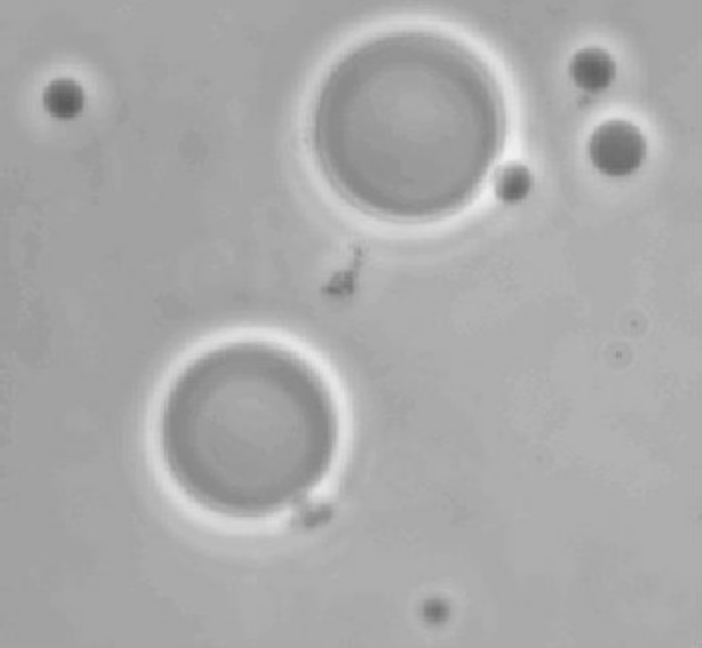
%> input picture DIPUM2E_International_Original_Book_Images/DIPUM2E_International_Original_Book_Images/DIPUM2E_International_Ed_CH10_Images/Fig1014(a).tif, 702 x 648 px
$ octave e7_8.m   (GNU Octave 9; MATLAB toolbox functions it lacks are replaced by stand-ins)
%> lines starting %> are read from the running program, lines starting %| are printed output that depends on the picture; in (x1, y1, x2, y2) boxes, pixels count from 0 and x2, y2 are one past the last pixel; in counts of white or black regions, pixels touching at a corner belong together; the program's own positions count from 1
clc,clear,close all;
f = imread('Fig1014(a).tif');
%> f is the input picture: size 648x702 uint8; min 90, max 241, mean 169.6
figure
subplot(221),imshow(f)
subplot(222),imhist(f)
count = 0;
T = mean2(f);
%> T = 169.6
done = false;
while ~done
    count = count +1;
    g = f > T;
    Tnext = 0.5*(mean(f(g)) + mean(f(~g)));
    done = abs(T - Tnext) < 0.5;
    T = Tnext;
end
%> this loop made 1 pass
%> (Tnext, done, T) on pass 1: (169.4, true, 169.4)
%> pass 1, `g = f > T;`:
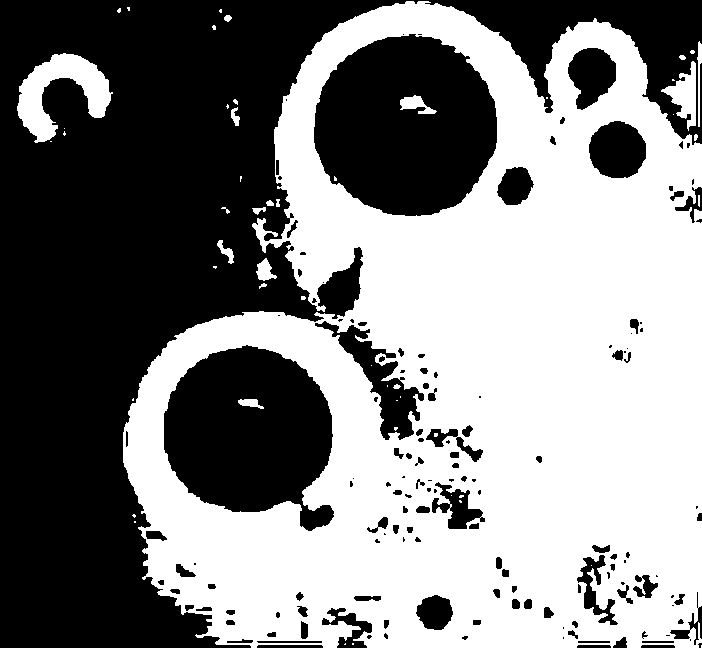
%> g: size 648x702 logical; 51.2% white; 151 black regions (56 under 20 px), largest, box (x1, y1, x2, y2) and area: (0, 0, 702, 648) 154855, (314, 34, 497, 216) 25527, (164, 345, 334, 531) 22504
%> after the loop, count = 1
f2 = im2bw(f, T/255);
g = im2bw(f2,T/255);
subplot(223),imshow(g)
[T, SM] = graythresh(f);
%> T = 0.71; SM = 0.466
g = im2bw(f,T);
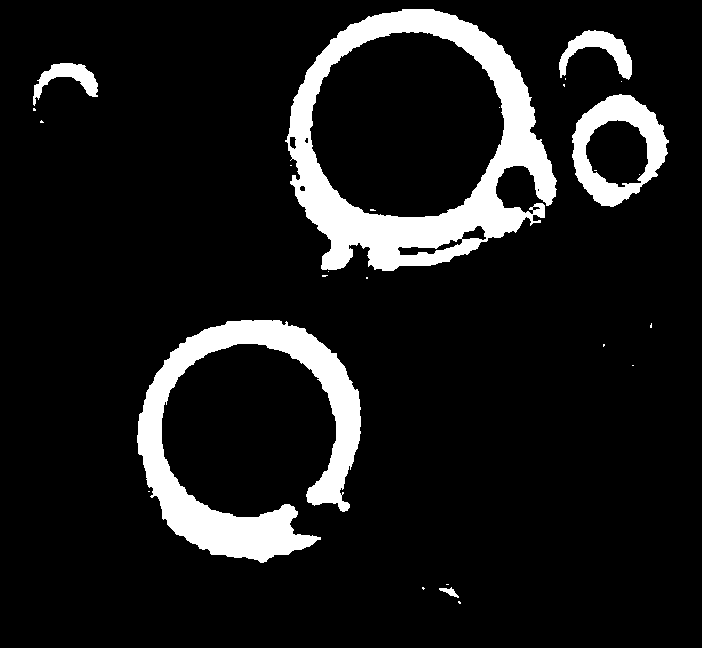
%> g: size 648x702 logical; 10.5% white; 26 white regions (20 under 20 px), largest, box (x1, y1, x2, y2) and area: (285, 9, 557, 271) 22892, (137, 320, 361, 563) 17674, (572, 94, 669, 207) 4664, (559, 30, 632, 80) 1454, (33, 63, 98, 106) 1064, (439, 587, 459, 598) 92
subplot(224),imshow(g)
%> after `imshow(g)`:
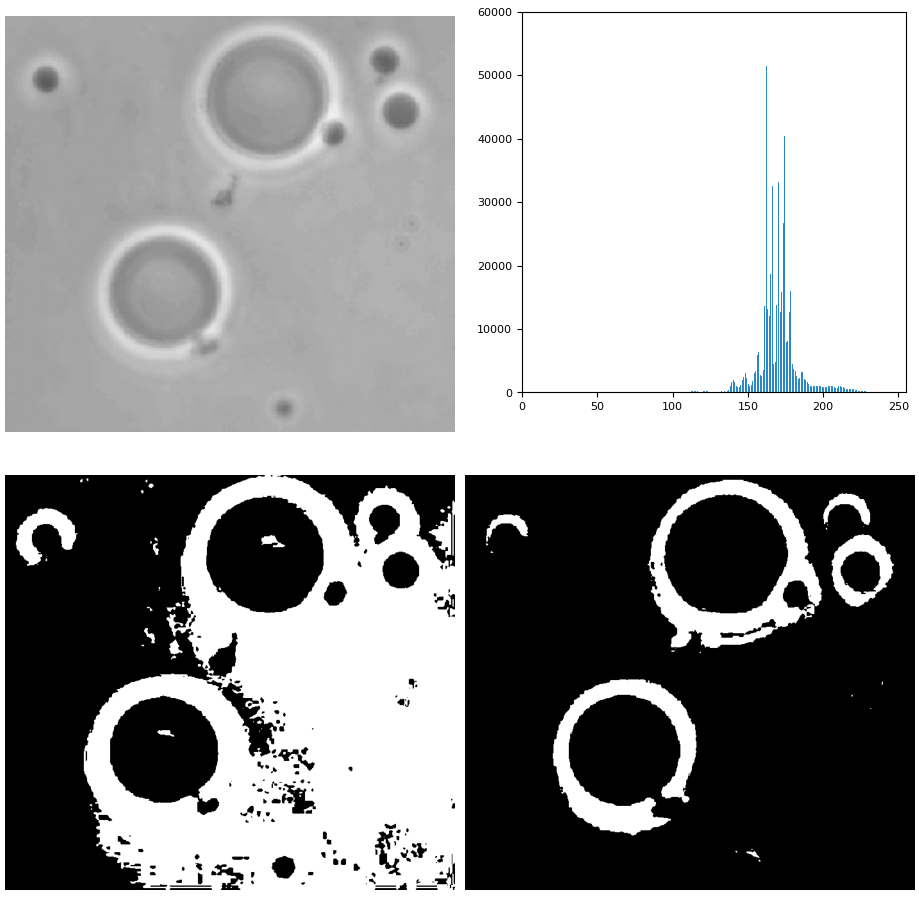
%> figure redrawn from the program's plot data, 4 panels

$ run again, with DIPUM2E_International_Original_Book_Images/DIPUM2E_International_Original_Book_Images/DIPUM2E_International_Ed_CH10_Images/Fig1004(a).tif copied over DIPUM2E_International_Original_Book_Images/DIPUM2E_International_Original_Book_Images/DIPUM2E_International_Ed_CH10_Images/Fig1014(a).tif
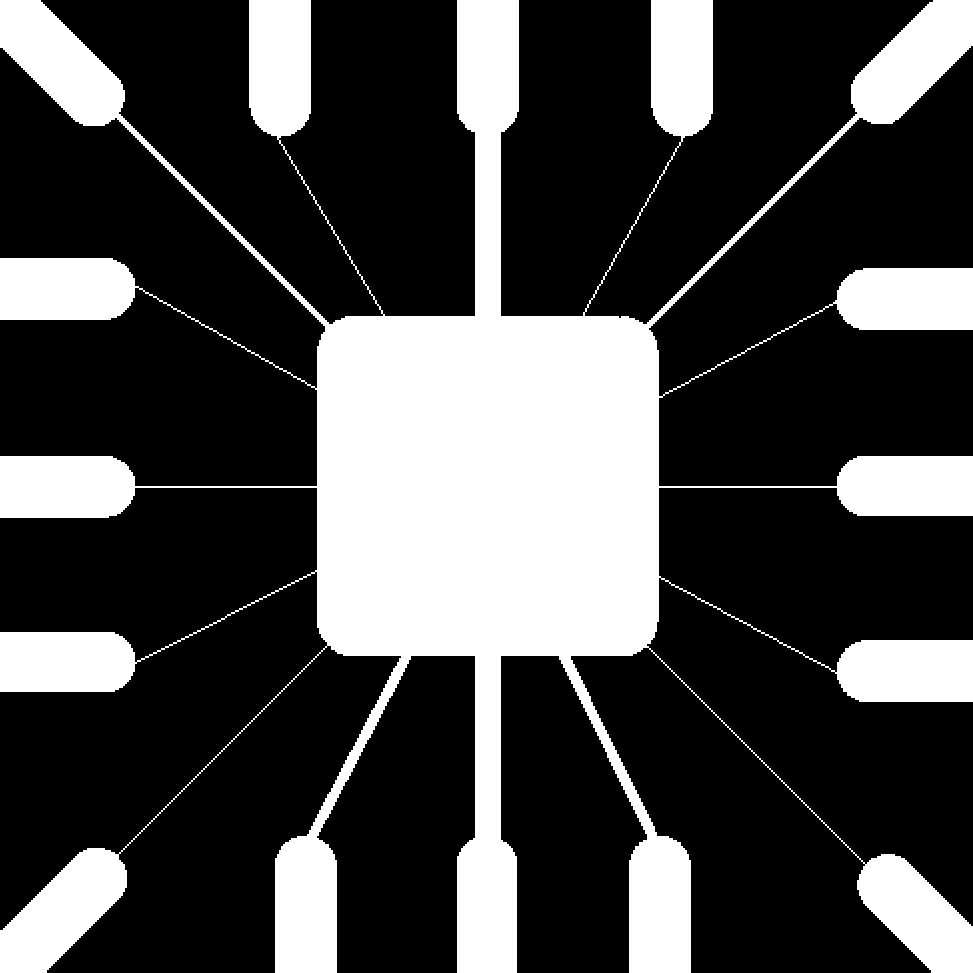
%> input picture DIPUM2E_International_Original_Book_Images/DIPUM2E_International_Original_Book_Images/DIPUM2E_International_Ed_CH10_Images/Fig1004(a).tif, 973 x 973 px
%> f is the input picture: size 973x973 uint8; 28.1% white; 1 white region, box (x1, y1, x2, y2) and area: (0, 0, 973, 973) 265583
%> `T = mean2(f);`: T = 71.53
%> the loop `while ~done` made 2 passes
%> (Tnext, done, T) on passes 1 to 2: (127.5, false, 127.5), (127.5, true, 127.5)
%> after the loop `while ~done`: count = 2
%> `[T, SM] = graythresh(f);`: T = 0.498; SM = 1
%> `imshow(g)`:
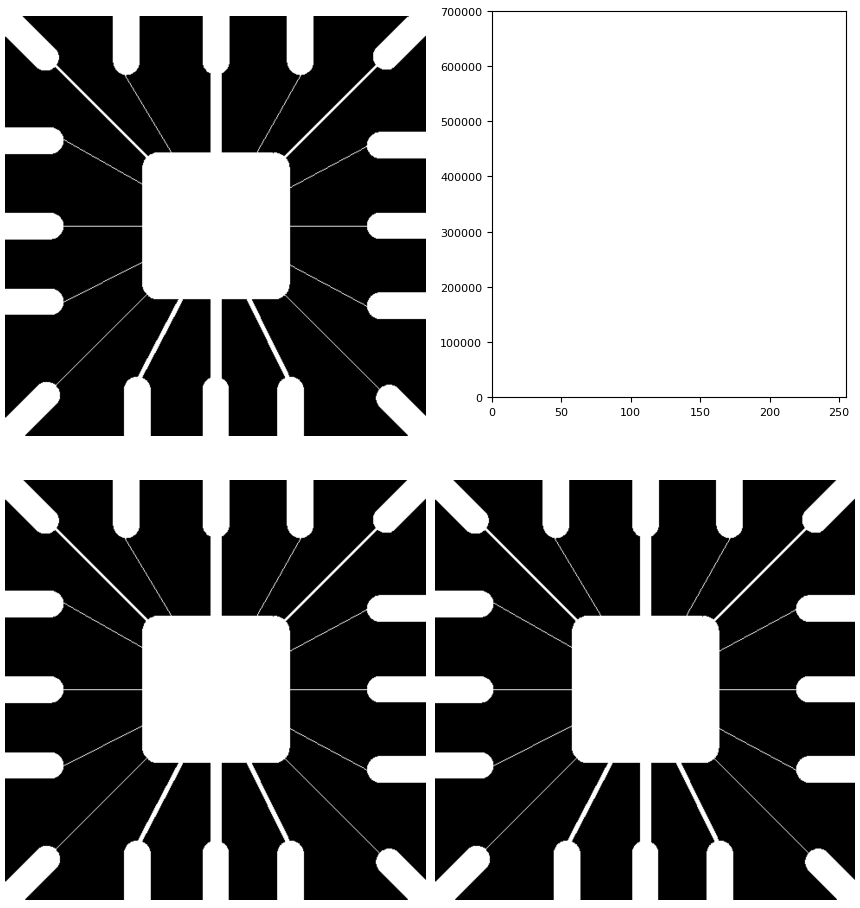
%> figure redrawn from the program's plot data, 4 panels

$ run again, with DIPUM2E_International_Original_Book_Images/DIPUM2E_International_Original_Book_Images/DIPUM2E_International_Ed_CH10_Images/Fig1006(a).tif copied over DIPUM2E_International_Original_Book_Images/DIPUM2E_International_Original_Book_Images/DIPUM2E_International_Ed_CH10_Images/Fig1014(a).tif
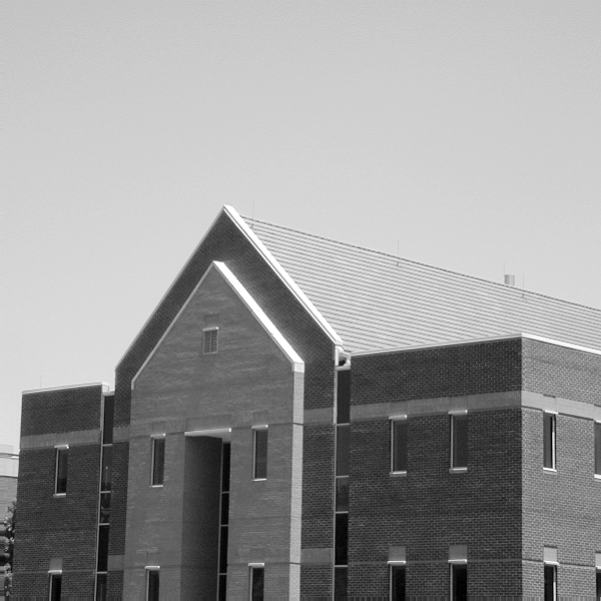
%> input picture DIPUM2E_International_Original_Book_Images/DIPUM2E_International_Original_Book_Images/DIPUM2E_International_Ed_CH10_Images/Fig1006(a).tif, 601 x 601 px
%> f is the input picture: size 601x601 uint8; min 0, max 255, mean 152.8
%> `T = mean2(f);`: T = 152.8
%> the loop `while ~done` made 3 passes
%> (Tnext, done, T) on passes 1 to 3: (142.7, false, 142.7), (141, false, 141), (140.8, true, 140.8)
%> pass 1, `g = f > T;`:
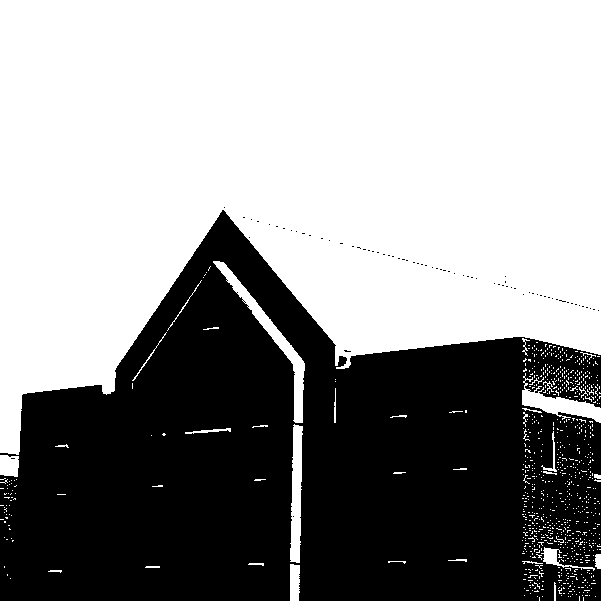
%> g: size 601x601 logical; 58% white; 72 black regions (71 under 20 px), largest, box (x1, y1, x2, y2) and area: (0, 210, 601, 601) 151735
%> after the loop `while ~done`: count = 3
%> f2: size 601x601 logical; 59.5% white; 181 black regions (173 under 20 px), largest, box (x1, y1, x2, y2) and area: (0, 210, 601, 601) 145179, (588, 393, 601, 407) 67, (559, 388, 574, 400) 60
%> `[T, SM] = graythresh(f);`: T = 0.549; SM = 0.895
%> `imshow(g)`:
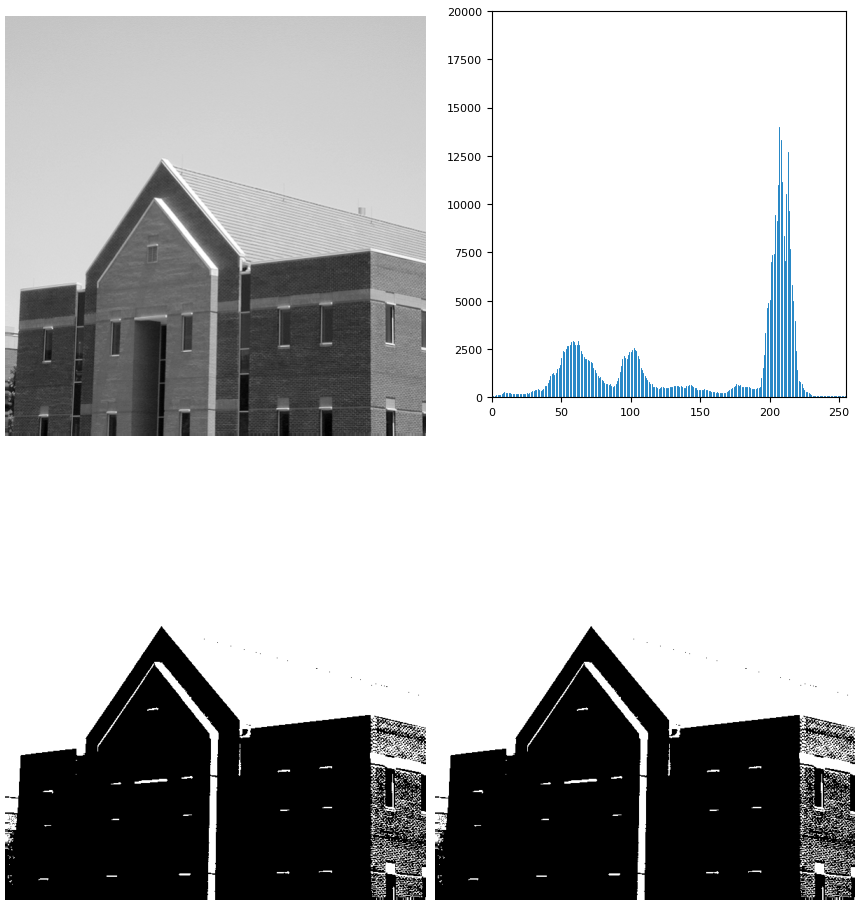
%> figure redrawn from the program's plot data, 4 panels

$ run again, with DIPUM2E_International_Original_Book_Images/DIPUM2E_International_Original_Book_Images/DIPUM2E_International_Ed_CH10_Images/Fig1013(a).tif copied over DIPUM2E_International_Original_Book_Images/DIPUM2E_International_Original_Book_Images/DIPUM2E_International_Ed_CH10_Images/Fig1014(a).tif
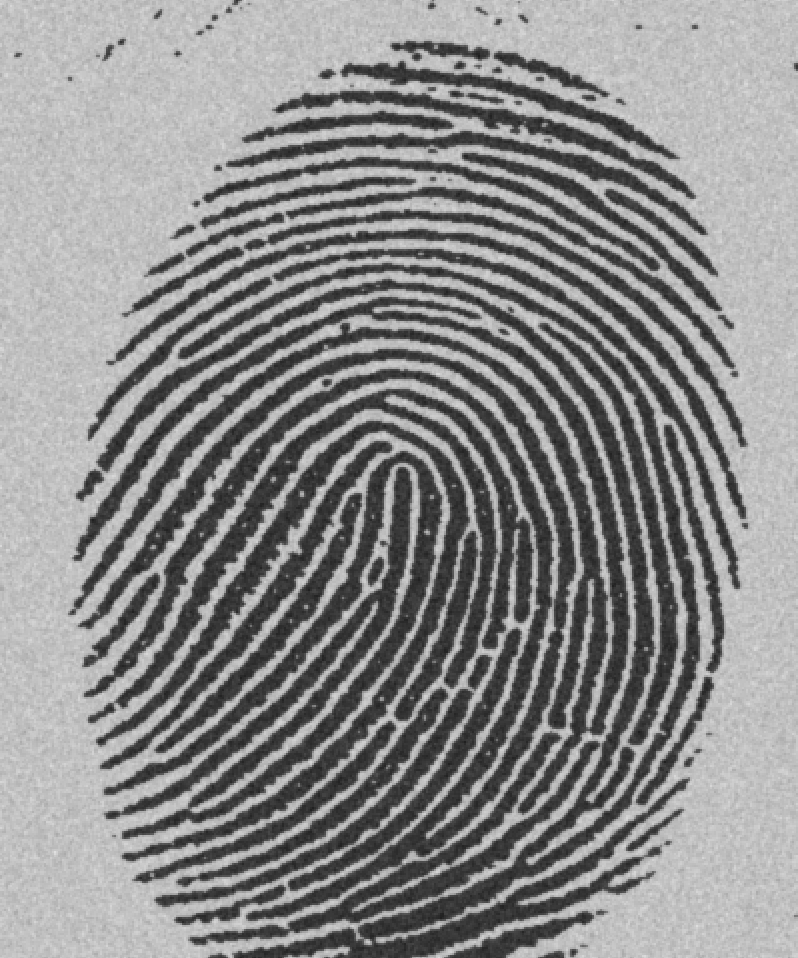
%> input picture DIPUM2E_International_Original_Book_Images/DIPUM2E_International_Original_Book_Images/DIPUM2E_International_Ed_CH10_Images/Fig1013(a).tif, 798 x 958 px
%> f is the input picture: size 958x798 uint8; min 29, max 224, mean 140
%> `T = mean2(f);`: T = 140
%> the loop `while ~done` made 2 passes
%> (Tnext, done, T) on passes 1 to 2: (125.6, false, 125.6), (125.4, true, 125.4)
%> pass 1, `g = f > T;`:
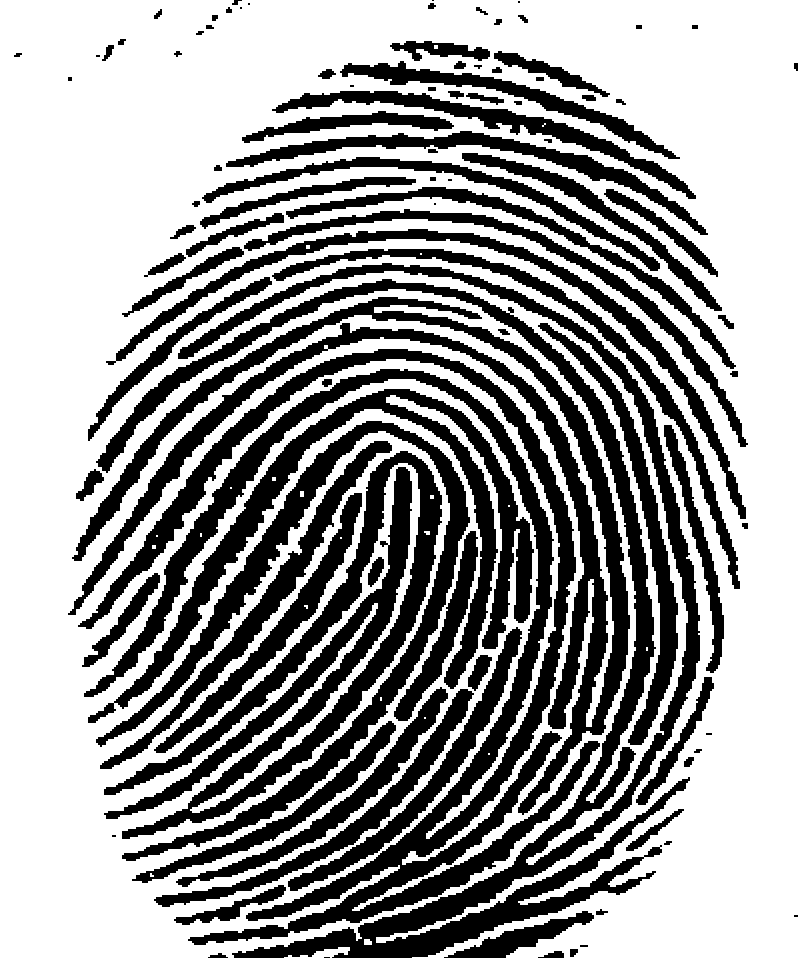
%> g: size 958x798 logical; 61.7% white; 101 black regions (14 under 20 px), largest, box (x1, y1, x2, y2) and area: (78, 349, 600, 945) 43980, (96, 263, 700, 958) 40402, (68, 297, 630, 815) 29808
%> after the loop `while ~done`: count = 2
%> `[T, SM] = graythresh(f);`: T = 0.49; SM = 0.944
%> `imshow(g)`:
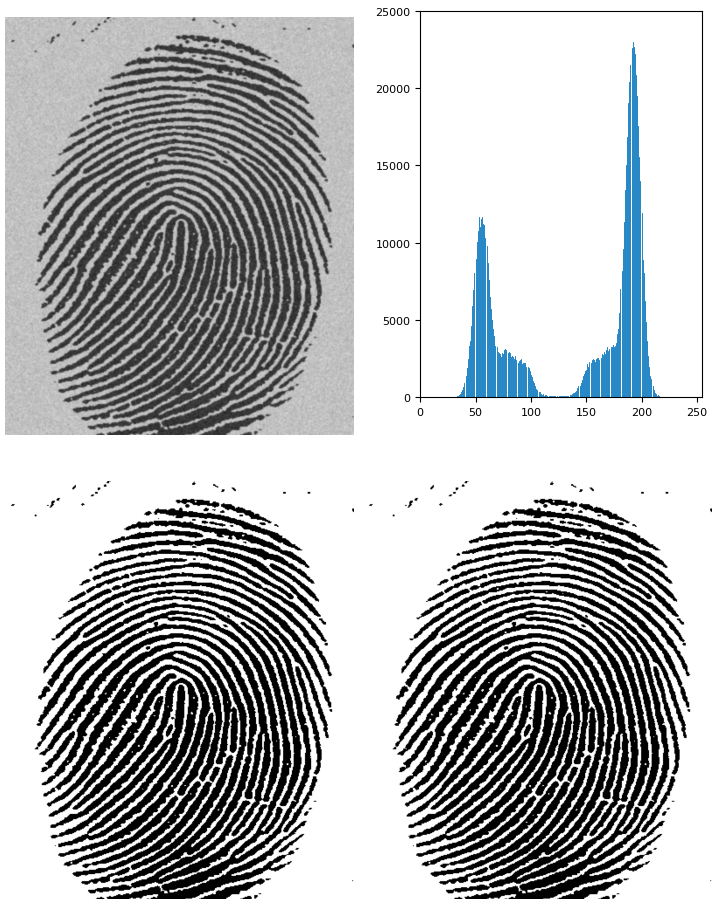
%> figure redrawn from the program's plot data, 4 panels
